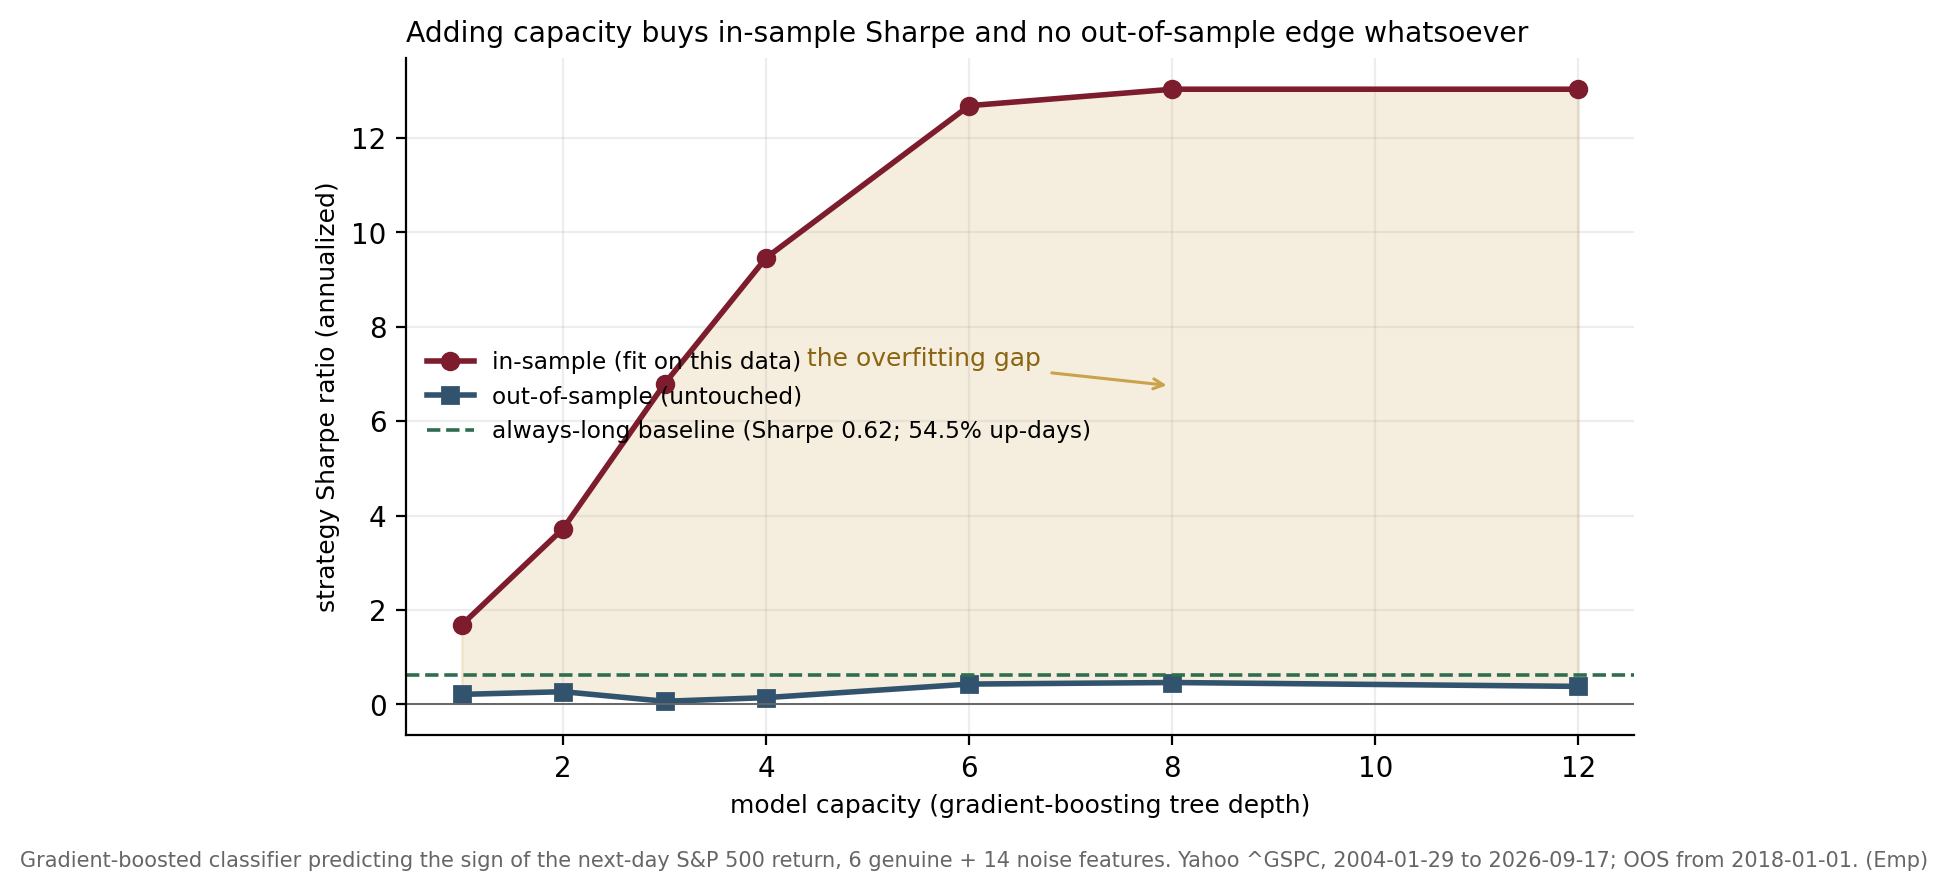

Write Python code to recreate this figure.
"""
Figure 1 (G3) - The overfitting gap: in-sample glitters, out-of-sample collapses.

The single most important picture in machine learning for trading. We train a
gradient-boosted classifier to predict the sign of the S&P 500's NEXT-day return
from a set of features - a few genuine ones (lagged returns, a momentum term, a
realized-vol term) plus deliberately added PURE NOISE features - and sweep the
model's capacity (tree depth). For each capacity we measure the Sharpe ratio of
the resulting daily long/short strategy both IN-SAMPLE (the data the model was
fit on) and OUT-OF-SAMPLE (a later, untouched period).

Free data: ^GSPC daily closes (cached, shared with the other figures).
Split (opened once): out-of-sample = 2018-01-01 onward.

The expected and honest result: as capacity rises, the in-sample Sharpe climbs
toward the sky (the model memorises the noise) while the out-of-sample Sharpe
stays near zero - a coin flip. The widening gap IS overfitting, drawn.

Reproducible:
    python fig_g3_overfit.py     # numpy, matplotlib, scikit-learn
"""
import os, csv
import numpy as np
import matplotlib
matplotlib.use("Agg")
import matplotlib.pyplot as plt
from sklearn.ensemble import GradientBoostingClassifier

HERE = os.path.dirname(os.path.abspath(__file__))
DATA = os.path.join(HERE, "data")
OOS_START = "2018-01-01"
rng = np.random.default_rng(0)


def load(cache):
    d, c = [], []
    with open(os.path.join(DATA, cache)) as f:
        for row in csv.DictReader(f):
            d.append(row["date"]); c.append(float(row["close"]))
    return d, np.array(c)


dates, close = load("gspc_daily.csv")
r = np.concatenate([[0.0], np.diff(np.log(close))])
N = len(dates)

# --- features known at close of day t (predict sign of r[t+1]) ---------------
def roll_mean(x, w):
    out = np.full(N, np.nan); cs = np.concatenate([[0.0], np.cumsum(x)])
    for t in range(N):
        if t + 1 >= w:
            out[t] = (cs[t + 1] - cs[t + 1 - w]) / w
    return out


def roll_std(x, w):
    out = np.full(N, np.nan)
    for t in range(N):
        if t + 1 >= w:
            out[t] = x[t + 1 - w:t + 1].std()
    return out


feats = {
    "r_lag1": r,
    "r_lag2": np.concatenate([[0.0], r[:-1]]),
    "r_lag3": np.concatenate([[0, 0.0], r[:-2]]),
    "mom10": roll_mean(r, 10) * 10,
    "vol10": roll_std(r, 10),
    "vol20": roll_std(r, 20),
}
# genuine + noise
for k in range(14):
    feats[f"noise{k}"] = rng.standard_normal(N)

X = np.column_stack([feats[k] for k in feats])
y = (np.concatenate([r[1:], [0.0]]) > 0).astype(int)     # sign of NEXT day
fwd = np.concatenate([r[1:], [0.0]])                     # next-day return for P&L

valid = ~np.isnan(X).any(axis=1)
valid[-1] = False                                        # last row has no forward
idx = np.where(valid)[0]
d_ok = [dates[i] for i in idx]
split = next(k for k, dd in enumerate(d_ok) if dd >= OOS_START)
Xv, yv, fv = X[idx], y[idx], fwd[idx]


def sharpe(sig, ret):
    s = sig * ret
    return s.mean() / s.std() * np.sqrt(252) if s.std() > 0 else 0.0


depths = [1, 2, 3, 4, 6, 8, 12]
sr_in, sr_oos = [], []
print(f"sample {d_ok[0]}..{d_ok[-1]}  n={len(idx)}  OOS from {OOS_START} (n_oos={len(idx)-split})")
print(f"{'max_depth':>9s} {'IS Sharpe':>10s} {'OOS Sharpe':>11s} {'IS acc':>7s} {'OOS acc':>8s}")
for md in depths:
    clf = GradientBoostingClassifier(n_estimators=150, max_depth=md,
                                     learning_rate=0.1, subsample=1.0, random_state=0)
    clf.fit(Xv[:split], yv[:split])
    p_in = clf.predict(Xv[:split]); p_oo = clf.predict(Xv[split:])
    sig_in = 2 * p_in - 1; sig_oo = 2 * p_oo - 1
    si = sharpe(sig_in, fv[:split]); so = sharpe(sig_oo, fv[split:])
    sr_in.append(si); sr_oos.append(so)
    acc_in = (p_in == yv[:split]).mean(); acc_oo = (p_oo == yv[split:]).mean()
    print(f"{md:9d} {si:10.2f} {so:11.2f} {acc_in:7.3f} {acc_oo:8.3f}")

# ---------------- figure ------------------------------------------------------
fig, ax = plt.subplots(figsize=(6.9, 4.3))
ax.plot(depths, sr_in, "o-", color="#7c1c2c", lw=2.0, label="in-sample (fit on this data)")
ax.plot(depths, sr_oos, "s-", color="#31536e", lw=2.0, label="out-of-sample (untouched)")
ax.axhline(0, color="#666", lw=0.7)
ax.fill_between(depths, sr_oos, sr_in, color="#c9a24b", alpha=0.18)
ax.annotate("the overfitting gap", xy=(8, 0.5 * (sr_in[-2] + sr_oos[-2])),
            xytext=(4.4, 0.55 * max(sr_in)), fontsize=9, color="#8a6410",
            arrowprops=dict(arrowstyle="->", color="#c9a24b", lw=1.1))
ax.set_xlabel("model capacity (gradient-boosting tree depth)", fontsize=9)
ax.set_ylabel("strategy Sharpe ratio (annualized)", fontsize=9)
ax.set_title("Adding capacity buys in-sample Sharpe and no out-of-sample edge whatsoever",
             fontsize=10.2, loc="left")
ax.legend(fontsize=8.4, frameon=False, loc="center left")
for s in ("top", "right"):
    ax.spines[s].set_visible(False)
ax.grid(True, alpha=0.22)
fig.text(0.5, -0.02,
         f"Gradient-boosted classifier predicting the sign of the next-day S&P 500 return, "
         f"6 genuine + 14 noise features. Yahoo ^GSPC, {d_ok[0]} to {d_ok[-1]}; OOS from {OOS_START}. (Emp)",
         ha="center", fontsize=7.5, color="#666")
plt.tight_layout()
OUT = os.path.join(HERE, "fig_g3_overfit.png")
fig.savefig(OUT, dpi=200, bbox_inches="tight")
print("wrote", OUT)
